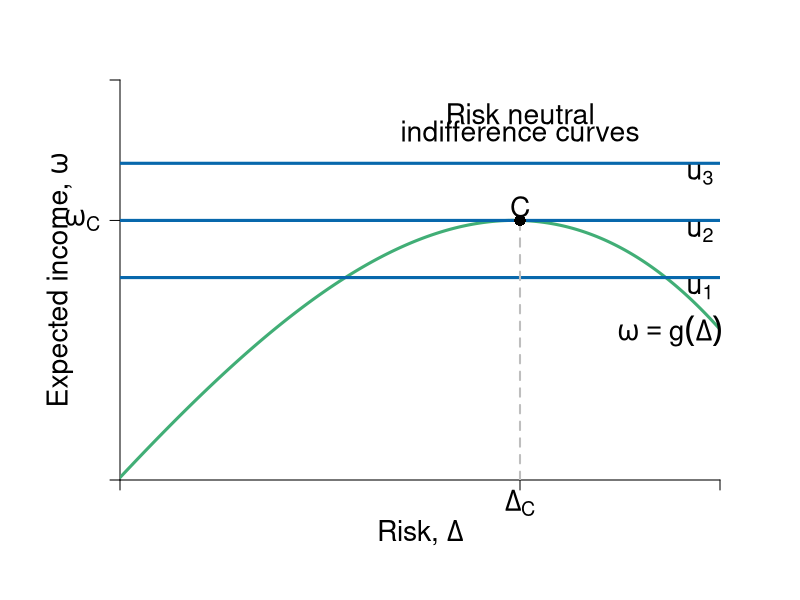

R code for this plot:
#Graph Designer: Simon Halliday & Riley Boeth '17
#Authors: Bowles, Foley and Halliday
#Title: Coordination, Conflict and Competition: A Text in Microeconomics

library(shape)
require(shape)
pdf(file = "capitalism/risks_feasible_neutral.pdf", width = 10, height = 8)


#Set parameters for graphics
axislabelsize <- 1.7
labelsize <- 1.7
graphlinewidth <- 3
segmentlinewidth <- 2

COL <- c("#7fc97f", "#beaed4", "#fdc086", "#ffff99", "#386cb0", "#f0027f", "#bf5b17", "#666666")
COLA <- c("#e0f3db", "#99d8c9","#66c2a4","#41ae76", "#238b45", "#005824")
COLB <- c("#c6dbef", "#4eb3d3", "#2b8cbe", "#0868ac","#084081")
COLC <- c("#fcfbfd", "#efedf5", "#dadaeb", "#bcbddc", "#9e9ac8", "#807dba", "#6a51a3", "#54278f", "#3f007d")

#Edited the margins to cater for the larger LHS labels
par(mar =  c(6, 6, 4, 4))

#Indifference curves of a risk-averse homo economicus (1st graph out of the two for 4.7)

indiffA1 <- function(x, uA = 5, rmax=  .7, xmax = 15) {
  uA + (1/2)*(rmax/xmax)*(x^2)
}

#rmax*x
#indiffA <- function(x, ua=2) {
#  ua + (1/12)*(x)^2
#}

#Average wealth function 

avgwealth <- function(x){
  (1.08)*((-1/35)*(((-((.9)*x-36))^2))+36.8+((-1/10)*(x-4)+(-1/1000)*((x-3)^3)))
}

#Add limits on axes and levels of utility for each indifference curve
ylims <- c(0, 35)
xlims <- c(0, 30)

npts <- 501 
x <- seq(xlims[1], xlims[2], length.out = npts)
y <- seq(ylims[1], ylims[2], length.out = npts) 

plot(0, 0, xlim = xlims, ylim = ylims, type = "n",
     xlab = expression(paste("")),
     ylab = expression(paste("")), 
     xaxt = "n", 
     yaxt = "n", 
     bty = "n", 
     xaxs="i", 
     yaxs="i"
)

#x and y limits with plain axes without ticks/numbers to match previous graph

ticksx <- c(0, 20, xlims[2])
xlabels <- c(NA, expression(paste(Delta[C])), NA)
ticksy <- c(0, avgwealth(20), ylims[2])
ylabels <- c(NA, expression(paste(omega[C])), NA)



axis(1,at = ticksx,  pos = 0, labels = xlabels, cex.axis = axislabelsize)
axis(2,at = ticksy,  pos = 0, labels = ylabels, las = 1, cex.axis = axislabelsize)

npts <- 500 
xx1 <- seq(xlims[1], xlims[2], length.out = npts)
xx2 <- seq(0, xlims[2], length.out = npts)
xx3 <- seq(xlims[1], 0, length.out = npts)
xx4 <- seq(-11, 0, length.out = npts)


# lines(xx1, indiffA1(xx1, uA= 8.3), col = COLB[4], lwd = graphlinewidth)
# lines(xx1, indiffA1(xx1, uA = 16), col = COLB[4], lwd = graphlinewidth)
# lines(xx1, indiffA1(xx1, uA = 23.7), col = COLB[4], lwd = graphlinewidth)
lines(xx1, avgwealth(xx1), col = COLA[4], lwd = graphlinewidth)


#Axis labels and draw linear utility function
mtext(expression(paste("Risk, ", Delta)), side = 1, line = 2.5, cex = axislabelsize)
text(-3, 0.5*ylims[2], expression(paste("Expected income, ", omega)), xpd = TRUE, cex = axislabelsize, srt = 90) 


text(29-1.5, avgwealth(29)-2, expression(paste(omega == g(Delta))), xpd = TRUE, cex = labelsize)

#Label various points on line

segments(0, avgwealth(x = 20), xlims[2], avgwealth(x = 20), lty = 1, col = COLB[4], lwd = graphlinewidth)
segments(0, avgwealth(x = 20) - 5, xlims[2], avgwealth(x = 20) - 5, lty = 1, col = COLB[4], lwd = graphlinewidth)
segments(0, avgwealth(x = 20) + 5, xlims[2], avgwealth(x = 20) + 5, lty = 1, col = COLB[4], lwd = graphlinewidth)

#points(25, avgwealth(25), pch = 16, col = "black", cex = 1.5)
# 
# text(23.63, avgwealth(23.63)+1.1, expression(paste("c")), cex = labelsize)
# points(23.63, avgwealth(23.63), pch = 16, col = "black", cex = 1.5)
# 
text(20, avgwealth(20)+1.2, expression(paste(C)), cex = labelsize)
segments(20, 0, 20, avgwealth(20), lty = 2, col = "gray", lwd = segmentlinewidth)
points(20, avgwealth(20), pch = 16, col = "black", cex = 1.5)
# 

#label the three indifference curves
text(29, avgwealth(20) +4, expression(paste(u[3])), xpd = TRUE, cex = labelsize)
text(29, avgwealth(20) - 1, expression(paste(u[2])),  xpd = TRUE, cex = labelsize)
text(29, avgwealth(20) - 6, expression(paste(u[1])),  xpd = TRUE, cex = labelsize)

#text(17, 38.5, expression(paste("Inequality Averse")), xpd = TRUE, cex = labelsize)
text(20, 32, expression(paste("Risk neutral")), xpd = TRUE, cex = labelsize)
text(20, 30.5, expression(paste("indifference curves")), xpd = TRUE, cex = labelsize)


dev.off()
